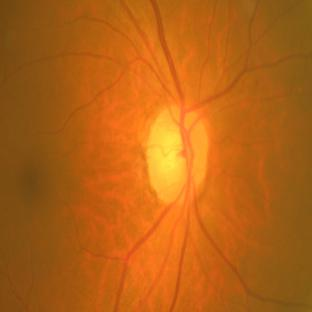
#> input picture glaucoma/archive/data aumentation/disk_dataset_kaggle/0/146.jpg, 312 x 312 px, given in place of 1020_left.jpg, which was not available
$ jupyter execute fundus_crop.ipynb
#> lines starting #> are read from the running program, lines starting #| are printed output that depends on the picture; after the words box and inside, x2 and y2 are one past the last pixel; in counts of white or black regions, pixels touching at a corner belong together; pictures that were not available may be replaced by others from this repository, and a replacement may not be noted
[cell 1]
from imutils import contours
from skimage import measure
import numpy as np
import argparse
import imutils
import cv2
from google.colab.patches import cv2_imshow

# load the image, convert it to grayscale, and blur it
image = cv2.imread("/content/drive/MyDrive/ocular/1/1020_left.jpg")
#> image is the input picture: shape (312, 312, 3); mean B, G, R 21.4, 98.3, 181
image = cv2.resize(image,(800,615))
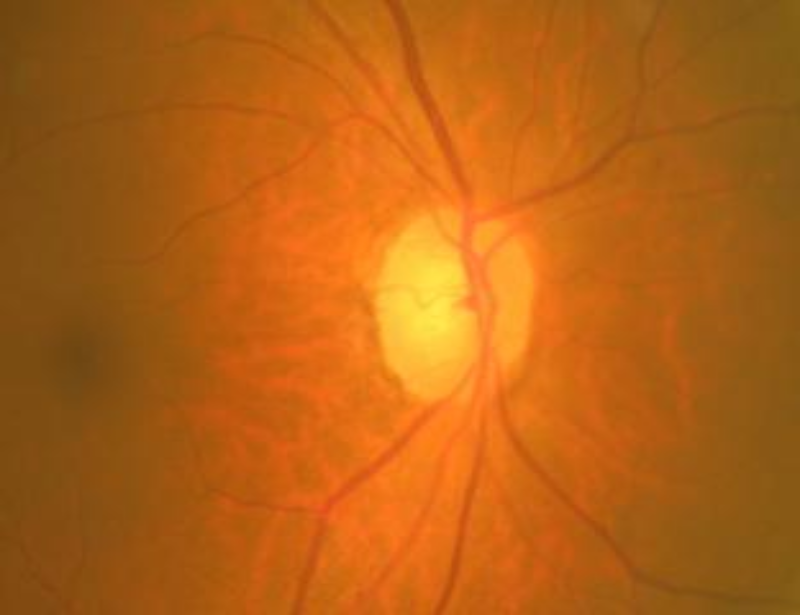
#> image: shape (615, 800, 3); mean B, G, R 21.3, 98.2, 180.9
gray = cv2.cvtColor(image, cv2.COLOR_BGR2GRAY)
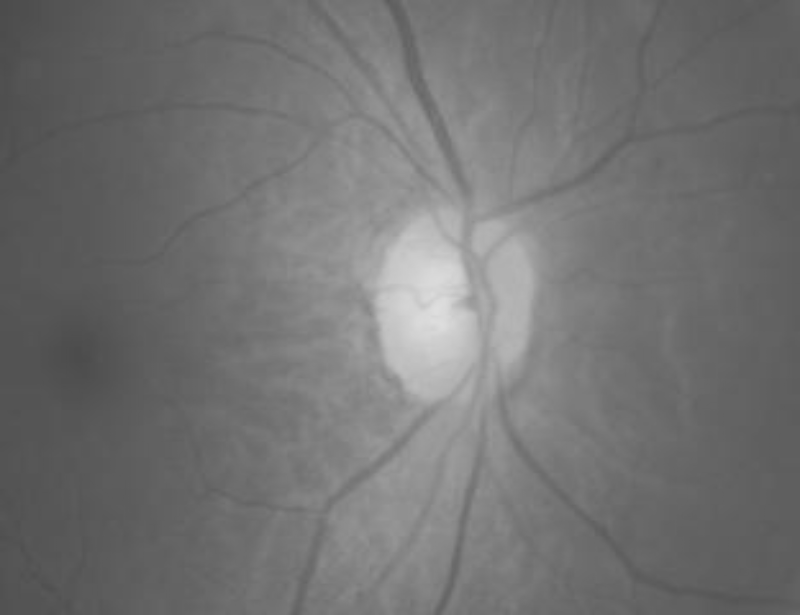
#> gray: shape (615, 800); min 76, max 223, mean 114.2
blur = cv2.bilateralFilter(gray,9,75,75)
median=cv2.medianBlur(blur,5)

# threshold the image to reveal light regions in the
# blurred image
thresh = cv2.threshold(median, 155, 255, cv2.THRESH_BINARY)[1]
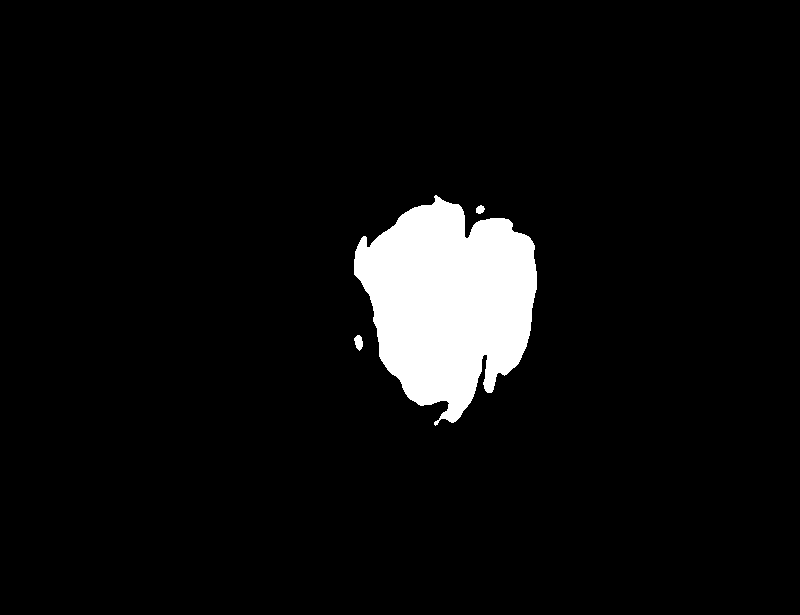
#> thresh: shape (615, 800); 5.7% white; 3 white regions, box (x1, y1, x2, y2) and area: (354, 195, 537, 426) 27684, (354, 335, 363, 351) 100, (476, 205, 485, 214) 59
# perform a series of erosions and dilations to remove
# any small blobs of noise from the thresholded image
thresh = cv2.erode(thresh, None, iterations=2)
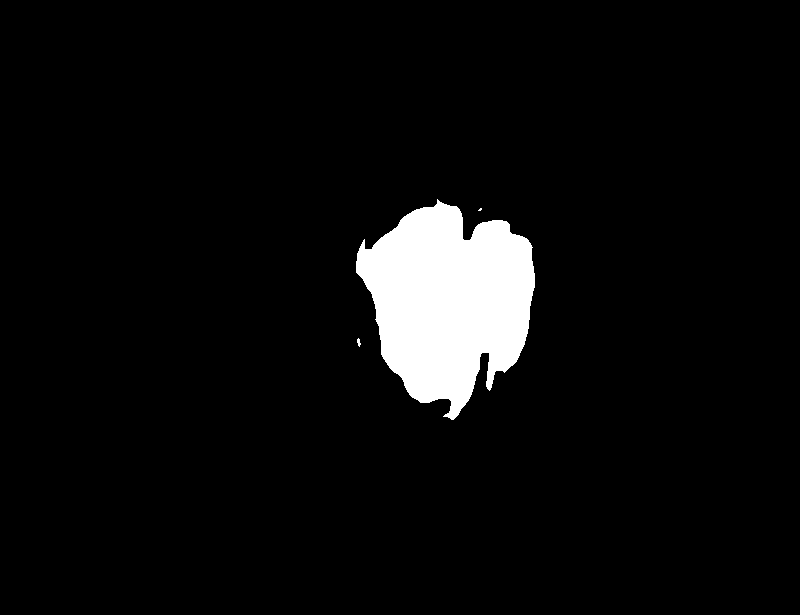
#> thresh: shape (615, 800); 5.2% white; 3 white regions (1 under 20 px), largest, box (x1, y1, x2, y2) and area: (356, 199, 535, 420) 25668, (357, 338, 361, 347) 22
thresh = cv2.dilate(thresh, None, iterations=4)
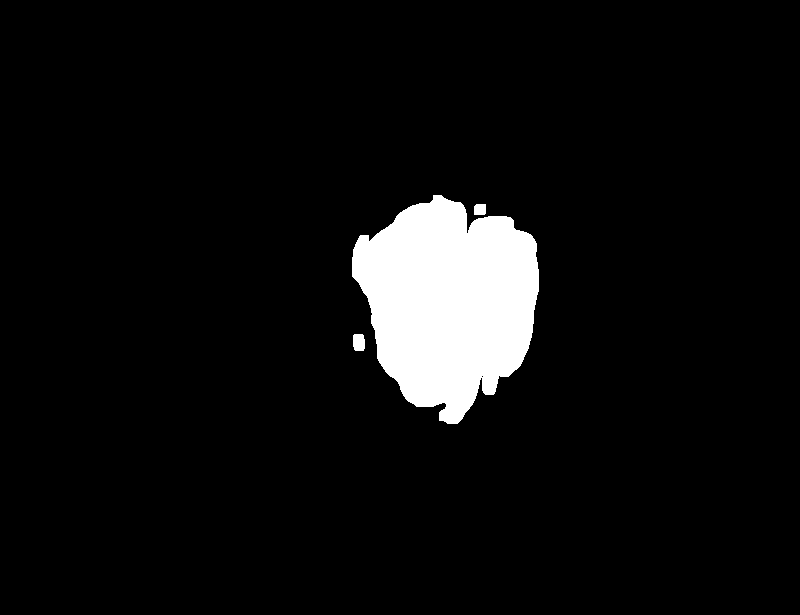
#> thresh: shape (615, 800); 6.1% white; 3 white regions, box (x1, y1, x2, y2) and area: (352, 195, 539, 424) 29609, (353, 334, 365, 351) 190, (474, 204, 486, 215) 128

# perform a connected component analysis on the thresholded
# image, then initialize a mask to store only the "large"
# components
labels = measure.label(thresh, neighbors=8, background=0)
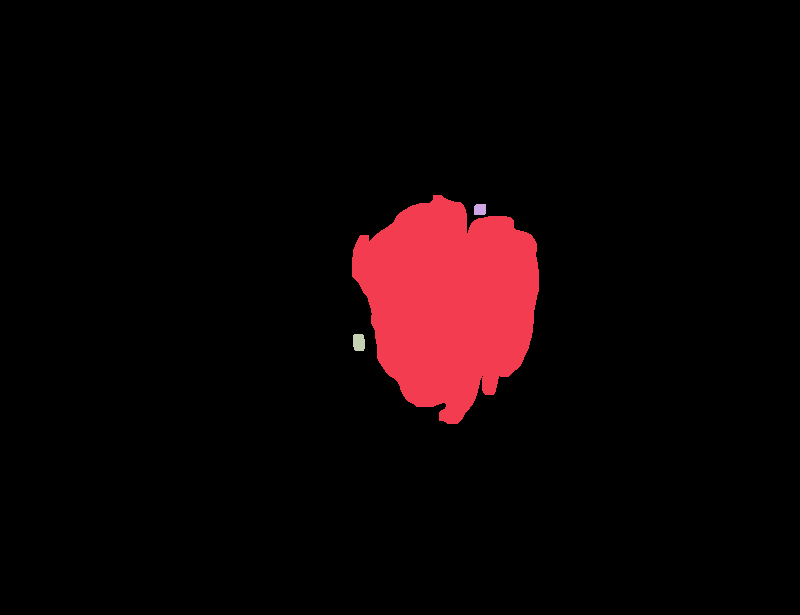
#> labels: shape (615, 800) int64; 4 distinct labels, from 0 to 3; one colour per label, 0 black
mask = np.zeros(thresh.shape, dtype="uint8")

# loop over the unique components
for label in np.unique(labels):
	# if this is the background label, ignore it
	if label == 0:
		continue

	# otherwise, construct the label mask and count the
	# number of pixels
	labelMask = np.zeros(thresh.shape, dtype="uint8")
	labelMask[labels == label] = 255
	numPixels = cv2.countNonZero(labelMask)

	# if the number of pixels in the component is sufficiently
	# large, then add it to our mask of "large blobs"
	if numPixels >300:
		mask = cv2.add(mask, labelMask)
#> this loop made 4 passes
#> numPixels on passes 2 to 4: 29609, 128, 190
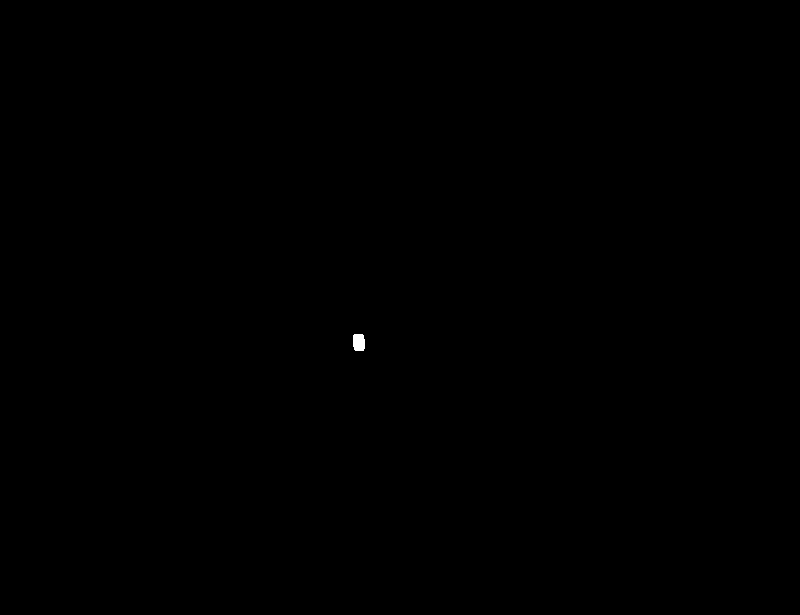
#> labelMask: shape (615, 800); 0.04% white; 1 white region, box (x1, y1, x2, y2) and area: (353, 334, 365, 351) 190
#> mask: shape (615, 800); 6% white; 1 white region

# find the contours in the mask, then sort them from left to
# right
cnts = cv2.findContours(mask.copy(), cv2.RETR_EXTERNAL,
	cv2.CHAIN_APPROX_SIMPLE)
#> cnts = 1 contour; box (x1, y1, x2, y2) and area: (352, 195, 539, 424) 29258
cnts = imutils.grab_contours(cnts)
cnts = contours.sort_contours(cnts)[0]
# loop over the contours
for (i, c) in enumerate(cnts):
     ellipse = cv2.fitEllipse(c)
     (x, y, w, h) = cv2.boundingRect(c)
     break
#> this loop made 1 pass
#> (ellipse, x, y, w, h) on pass 1: (((447.9, 301.6), (182.8, 208.1), 174.9), 352, 195, 187, 229)
	# draw the bright spot on the image
cv2_imshow(image[y:y+h, x:x+w])
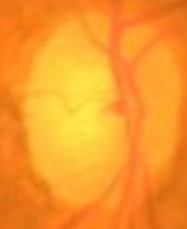
#> shown: shape (229, 187, 3); mean B, G, R 43.6, 152.9, 248.1
cv2.waitKey(0)

$ run again, on glaucoma/archive/data aumentation/disk_dataset_kaggle/0/328.jpg
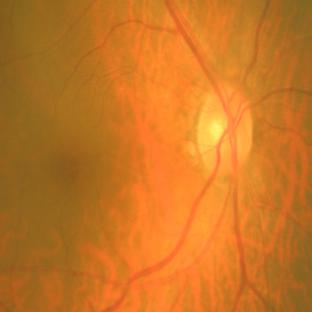
#> input picture glaucoma/archive/data aumentation/disk_dataset_kaggle/0/328.jpg, 312 x 312 px, given in place of 1020_left.jpg, which was not available
#> image is the input picture: shape (312, 312, 3); mean B, G, R 37.6, 117.5, 199.5
#> image: shape (615, 800, 3)
#> labels: shape (615, 800) int64; 13 distinct labels, from 0 to 12
#> the loop `for label in np.unique(labels):` made 13 passes
#> numPixels on passes 2 to 9: 574, 90, 1600, 99043, 254, 184, 505, 378
#> after the loop `for label in np.unique(labels):`:
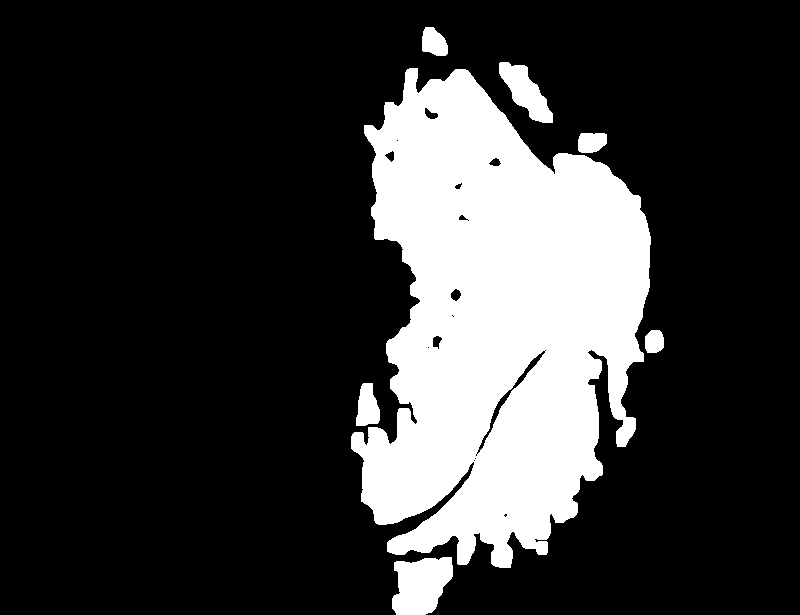
#> mask: shape (615, 800); 21.5% white; 7 white regions
#> cnts = 7 contours; box (x1, y1, x2, y2) and area: (351, 68, 651, 568) 98842, (392, 557, 453, 615) 2608, (499, 62, 553, 123) 1514, (356, 383, 380, 426) 709, (422, 27, 448, 56) 532, (578, 133, 607, 153) 464, (645, 330, 664, 353) 346
#> the loop `for (i, c) in enumerate(cnts):` made 1 pass
#> (ellipse, x, y, w, h) on pass 1: (((494.8, 314.6), (281.6, 488.8), 0.99), 351, 68, 300, 500)
#> `cv2_imshow(image[y:y+h, x:x+w])`:
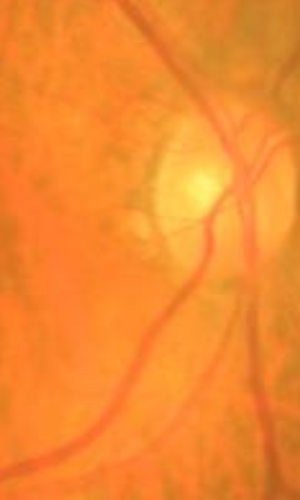
#> shown: shape (500, 300, 3); mean B, G, R 47.9, 138.2, 243.8
